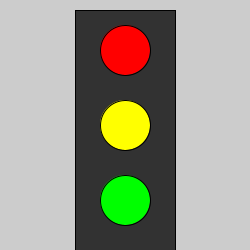
Frame 1 (no input)
Frame 60 (the mouse pressed at the canvas centre just before this capture): identical to frame 1, image omitted
Frame 120 (the mouse held since frame 60 and released just before this capture): identical to frame 1, image omitted

The Processing sketch that drew this single still picture (run headless with seeded random() and noise(); from frame 60 on, the mouse is pressed at the canvas centre):

// Processing sketch: processing_127017
// ── processing_127017.pde


//Name: Marina
//Date: 07/01/14
//Project: Traffic Light


void setup() {  //setup function called initially, only once
  size(250, 250);
 
}

void draw() {  //draw function loops 
 fill(50,50,50);           // color dark gray
 rect(75,10,100,240);      // box for traffic light
 
 fill(255,0,0);            // color red
 ellipse(125,50,50,50);    // first light
 
 fill(255,255,0);          // color yellow
 ellipse(125,125,50,50);   // second light
 
 fill(0,255,0);            // color green
 ellipse (125,200,50,50);  // third light
 
}
